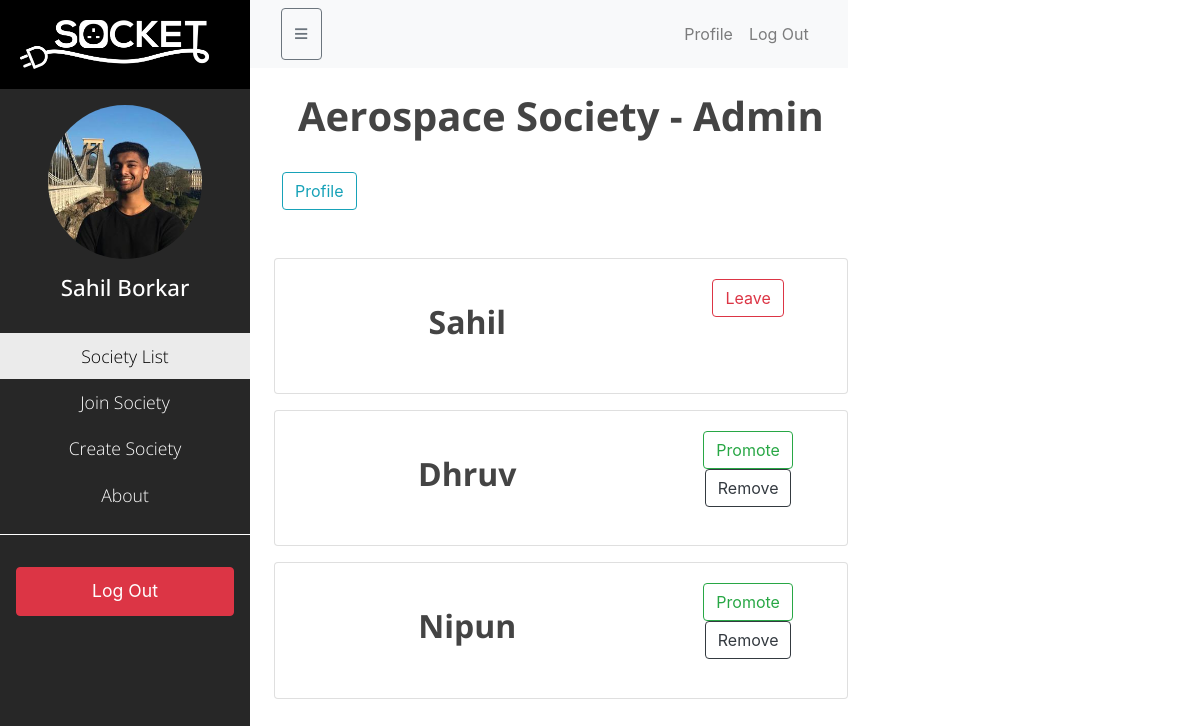
/society/921/manage/ (signed in), run on the app's committed database.
### users/models.py (models this page shows, shortened)
class Profile(models.Model):
    user = models.OneToOneField(User, on_delete=models.CASCADE)
    image = models.ImageField(default='default.jpg', upload_to='profile_pics')

### societies/models.py (models this page shows, shortened)
class Society(models.Model):
    name = models.CharField(max_length = 200, unique=False)
    description = models.TextField()
    members = models.ManyToManyField(
        User,
        verbose_name=("Members"),
        related_name='societies',
        through='SocietyMembership'
    )
    def user_is_leader(self, user: User):
        return self.society_membership.filter(is_leader=True, member=user).exists()
    def is_member(self, user: User):
        return self.members.filter(pk=user.id).exists()

class SocietyMembership(models.Model):
    member = models.ForeignKey(User, related_name='society_membership', on_delete=models.CASCADE)
    society = models.ForeignKey('Society', related_name='society_membership', on_delete=models.CASCADE)
    is_leader = models.BooleanField(default=False)

### blog/views.py (the view, shortened to what this page needs)
# urls.py: path('society/<int:society_id>/manage/', SocietyManageView.as_view(), name='society-manage'),
class SocietyManageView(LoginRequiredMixin, UserPassesTestMixin, ListView):
    model = SocietyMembership
    template_name = 'blog/socmanage.html'
    context_object_name = 'memberships'
    paginate_by = 10
    def test_func(self):
        society = Society.objects.get(pk=self.kwargs.get('society_id'))
        return (society.is_member(self.request.user) and society.user_is_leader(self.request.user))
    def get_queryset(self):
        society = Society.objects.get(pk=self.kwargs.get('society_id'))
        qs = super().get_queryset()
        return qs.filter(society=society)
    def get_context_data(self, **kwargs):
        society = Society.objects.get(pk=self.kwargs.get('society_id'))
        memberships = SocietyMembership.objects.filter(society=society)
        context = super(ListView, self).get_context_data(**kwargs)
        context['society'] = society
        return context

### blog/templates/blog/socmanage.html (shortened to what this page needs)
{% extends "blog/base.html" %}
{% block content %}
    <h1>{{society.name}} - Admin</h1>
    <a class="btn btn-outline-info mx-2" href="{%url 'society-profile' society_id=society.id%}"> Profile </a>
    <p></p>
    {% for membership in memberships %}
        <div class="card" style="margin-bottom:1rem">
            <div class="card-body row">
                <div class="box-left-element col-xs-6 col-sm-6 col-md-8 col-lg-8 text-center">
                    <h2>{{membership.member.first_name}}</h2>
                </div>
                <div class="box-right-element col-xs-6 col-sm-6 col-md-4 col-lg-4 text-center">
                    <form method='POST'>
                    {% if user == membership.member %}
                        <button name="leave" class="btn btn-outline-danger mx-2">Leave</button>
                    {% else %}
                        {% if membership.is_leader %}
                            <button type="submit" name="demote" value="{{membership.member.id}}" class="btn btn-outline-danger mx-2">Demote</button>
                        {% else %}
                            <button type="submit" name="promote" value="{{membership.member.id}}" class="btn btn-outline-success mx-2">Promote</button>
                        {% endif %}
                            <button type="submit" name="kick" value="{{membership.member.id}}" class="btn btn-outline-dark mx-2">Remove</button>
                        {%endif%}
                    </form>
                </div>
            </div>
        </div>
    {% endfor %}
{% endblock content %}

### blog/templates/blog/base.html (shortened to what this page needs)
{%load static%}
<!DOCTYPE html>
<html>
<head>
        <link rel="stylesheet" href="https://stackpath.bootstrapcdn.com/bootstrap/4.3.1/css/bootstrap.min.css">
        <link rel="stylesheet" type="text/css" href="{% static 'blog/main.css' %}">
</head>
<body>
    <div class="wrapper">
        <nav id="sidebar">
            <div class="sidebar-header">
                <a href="/">
                    <img src="{%static 'blog/logo.png'%}">
                </a>
            </div>
            <ul class="list-unstyled components text-center" >
                <div class="text-center sidebar-profile">
                    <a href="{% url 'profile' %}">
                        <img class="img-fluid px-5 rounded-circle py-3" src="{{ user.profile.image.url }}">
                        <h3>{{user.first_name}} {{user.last_name}}</h3>
                    </a>
                </div>
                <li class="active">
                    <a href="{% url 'blog-soclist' %}">Society List</a>
                </li>
                <li>
                    <a href="{% url 'join-society' %}">Join Society</a>
                </li>
                <li>
                    <a href="{% url 'society-register' %}">Create Society</a>
                </li>
                <li>
                    <a href="#">About</a>
                </li>
            </ul>
            <ul class="list-unstyled pt-3 auth-options">
                {% if user.is_authenticated %}
                    <li>
                        <a href="{% url 'logout'%}" class="download btn btn-danger m-3">Log Out</a>
                    </li>
                {% endif %}
            </ul>
        </nav>
        <div id="main-content">
            <nav class="navbar navbar-expand-lg navbar-light bg-light">
                <div class="container-fluid">
                    <button type="button" id="sidebarCollapse" class="btn btn-outline-secondary">
                        <span style="font-size: 25px; padding=1px;">&#8801</span>
                    </button>
                    <div class="collapse navbar-collapse" id="navbarSupportedContent">
                        <ul class="nav navbar-nav ml-auto">
                            {% if user.is_authenticated %}
                            <li class="nav-item">
                                <a class="nav-link" href="{% url 'profile'%}">Profile</a>
                            </li>
                            <li class="nav-item">
                                <a class="nav-link" href="{% url 'logout'%}">Log Out</a>
                            </li>
                            {% endif %}
                        </ul>
                    </div>
                </div>
            </nav>
            <div class="pl-4">
            {% block content %}{% endblock %}
            </div>
        </div>
    </div>
</body>
</html>

### blog/static/blog/main.css (style rules this page uses)
body { color: #333333; }
h1, h2, h4, h5, h6 { color: #444444; padding: 1.5rem; text-align: center; font-family: 'Open Sans', sans-serif; font-weight: 700; }
h3 { color: #444444; padding: 1.5rem; text-align: center; }
p { padding:1rem; font-family: 'Open Sans', sans-serif; font-weight: 400; }
ul { margin: 0; }
.card { transition:0.7s; }
.wrapper { display: flex; width: 100%; align-items: stretch; }
#sidebar { min-width: 250px; max-width: 250px; min-height: 100vh; background-color: #272727; color: #fff; transition: all 0.3s; }
#sidebar .sidebar-header { padding: 20px; background: #000; color: #fff; }
.sidebar-header img { max-height: 100%; max-width: 90%; }
#sidebar .sidebar-profile { background: #272727; }
#sidebar ul.components .sidebar-profile a h3 { color:#fff; font-size:1.4em; padding-top:0; padding-bottom:1em; }
#sidebar ul.components .sidebar-profile a:link { text-decoration: none; }
#sidebar .sidebar-profile img { padding-top:30px; }
#sidebar .components { background-color: #272727; }
#sidebar ul.components { padding: 0em 0em 1em 0em; border-bottom: 1px solid #fff; font-family: Open Sans, sans-serif; font-weight: 300; }
#sidebar ul li a { padding: 10px; font-size: 1.1em; display: block; color: #fff; text-decoration: none; }
#sidebar ul li.active > a, a[aria-expanded="true"] { color: #000; background: #ebebeb; }

### data on the page
Society: name "Aerospace Society"
SocietyMembership: member.first_name "Sahil", shows "Leave"
SocietyMembership: member.first_name "Dhruv"
SocietyMembership: member.first_name "Nipun"

### other printed values
{{ user.first_name }} "Sahil"
{{ user.last_name }} "Borkar"
